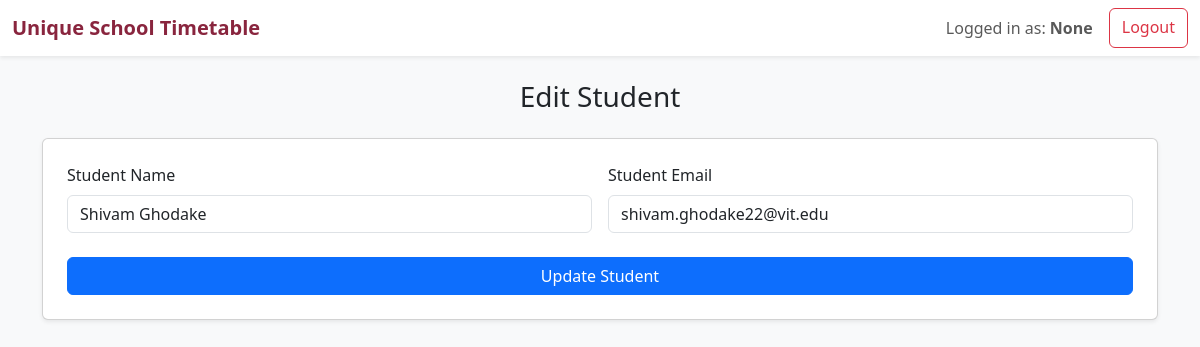
Page /manage/student/edit/1 (signed in) on the committed database.
### models/user.py (models this page shows, shortened)
class User(UserMixin, db.Model):
    __tablename__ = 'users'
    id = db.Column(db.Integer, primary_key=True)
    username = db.Column(db.String(50), unique=True, nullable=False)
    password = db.Column(db.String(255), nullable=False)
    role = db.Column(PgEnum(UserRole), nullable=False)
    name = db.Column(db.String(100), nullable=True)
    email = db.Column(db.String(120), unique=True)
    phone = db.Column(db.String(15))

### models/student.py (models this page shows, shortened)
class Student(db.Model):
    __tablename__ = 'students'
    id = db.Column(db.Integer, primary_key=True)
    user_id = db.Column(db.Integer, db.ForeignKey('users.id'), nullable=False)  # Added this line
    name = db.Column(db.String(100), nullable=False)
    email = db.Column(db.String(100), nullable=True)
    student_group = db.Column(db.String(50), nullable=True)
    user = db.relationship('User', backref='student')
    enrolled_courses = db.relationship('Course', secondary=student_courses, backref=db.backref('students', lazy='dynamic'), lazy='dynamic', passive_deletes=True)

### routes/management.py (the view)
@management_bp.route('/student/edit/<int:student_id>', methods=['GET', 'POST'])
def edit_student(student_id):
    student = Student.query.get_or_404(student_id)  # Fetch student by ID
    if request.method == 'POST':
        student.name = request.form['name']
        student.email = request.form['email']
        db.session.commit()  # Commit the changes to the database
        flash("Student updated successfully", "success")
        return redirect(url_for('management.students'))  # Redirect to the students page
    return render_template('management/edit_student.html', student=student)  # Render the edit page

### routes/management.py (called while the page is built)
@management_bp.before_request
@login_required
def restrict_to_admin():
    if current_user.role != UserRole.ADMIN:
        return "Unauthorized", 403

### templates/management/edit_student.html (shortened to what this page needs)
{% extends 'layout.html' %}
{% block content %}
<div class="container mt-4">
    <h3 class="mb-4 text-center">Edit Student</h3>
    <form method="POST" class="card p-4 shadow-sm mb-4">
        <div class="row g-3">
            <div class="col-md-6">
                <label for="name" class="form-label">Student Name</label>
                <input type="text" class="form-control" name="name" id="name" value="{{ student.name }}" required>
            </div>
            <div class="col-md-6">
                <label for="email" class="form-label">Student Email</label>
                <input type="email" class="form-control" name="email" id="email" value="{{ student.email }}" required>
            </div>
            <div class="col-md-12 mt-4">
                <button type="submit" class="btn btn-primary w-100">Update Student</button>
            </div>
        </div>
    </form>
</div>
{% endblock %}

### templates/layout.html (shortened to what this page needs)
<!DOCTYPE html>
<html lang="en">
<head>
    <link href="https://cdn.jsdelivr.net/npm/bootstrap@5.3.2/dist/css/bootstrap.min.css" rel="stylesheet">
</head>
<body>
    <nav class="navbar navbar-expand-lg navbar-light bg-white shadow-sm">
        <div class="container-fluid">
            <a class="navbar-brand" href="{{ url_for('dashboard.home') }}">Unique School Timetable</a>
            <div class="d-flex">
                {% if current_user.is_authenticated %}
                    <span class="navbar-text me-3">Logged in as: <strong>{{ current_user.name }}</strong></span>
                    <a class="btn btn-outline-danger" href="{{ url_for('auth.logout') }}">Logout</a>
                {% endif %}
            </div>
        </div>
    </nav>
    <main>
        {% block content %}{% endblock %}
    </main>
</body>
</html>

### templates/layout.html (style rules this page uses)
body { background-color: #f8f9fa; }
.navbar-brand { font-weight: bold; color: #89253e !important; }

### rows in the picture
User: name "None"
Student: name "Shivam Ghodake", email "shivam.ghodake22@vit.edu"
